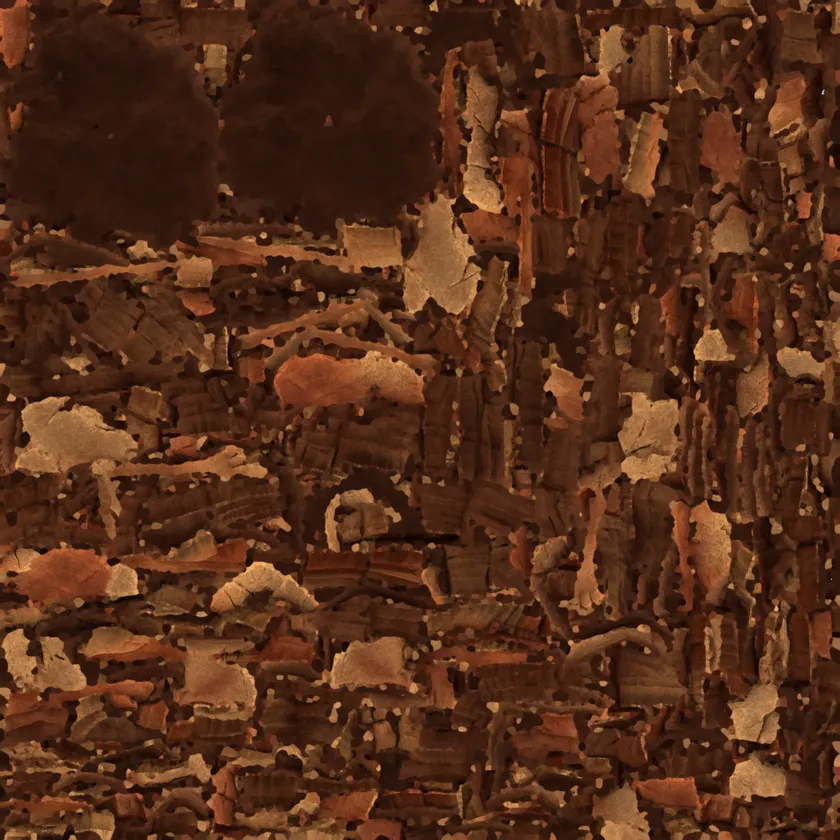
#> input picture assets/models/ai_boulder_hf_trellis2_Image_0.webp, 840 x 840 px, shrunk from 2048 x 2048 before the run
$ python pixel_snap.py ai_boulder ../../assets/models/ai_boulder_hf_trellis2_Image_0.webp
#> lines starting #> are read from the running program, lines starting #| are printed output that depends on the picture
"""Turn an AI-generated "pixel-art" image into a true pixel texture for the canyon A/B scene.

Image models draw pixel art with blocks of uneven size, slightly off-grid, soft edges and too many
colours. This tool:
  1. detects the drawn pixel grid (cell size and offset, separately for X and Y),
  2. samples one colour per cell (median of the cell's centre),
  3. reduces colours (adaptive, or onto a palette image you supply),
  4. handles transparency for sprites (existing alpha or a keyed background colour),
  5. derives a normal map (and an ORM map for the cobbles) from an aligned height image (--height)
     or, without one, from the pixel luminance,
  6. writes everything to assets/textures/pixel_ab/art/ with lossless Godot import settings and
     records the exact size in metres in manifest.json, so the A/B scene maps it at --density.
Then open the A/B scene (Developers Page -> HD-2D Pixel A/B) and press 4.

Examples (from the project root):
  C:/Python312/python.exe tools/python/pixel_snap.py strata  path/to/gpt_strata.png
  C:/Python312/python.exe tools/python/pixel_snap.py cobble  path/to/gpt_cobbles.png --colors 20
  C:/Python312/python.exe tools/python/pixel_snap.py bush_sage path/to/gpt_bush.png --key auto
  C:/Python312/python.exe tools/python/pixel_snap.py strata  in.png --dry-run      (only report the grid)
  C:/Python312/python.exe tools/python/pixel_snap.py strata  in.png --cell 7.5     (override detection)
  C:/Python312/python.exe tools/python/pixel_snap.py cobble  in.png --height in_height.png --set art_gpt

--painted is the B64 recipe for detailed painted images (not drawn as pixel art), which looked best in the
canyon: area-average the image down to --density texels per metre at the role's size (or --metres), then
map it onto the shared 48-colour goal palette (palette_preview.png, from the RPG goal image) so every
surface shares one set of colours. Grid detection is skipped.
  C:/Python312/python.exe tools/python/pixel_snap.py cobble painted.png --painted --height h.png --metres 3.2 3.2 --set art_look

Each --set folder (art, art_gpt, art_perchance, ...) is one selectable set in the A/B scene: press 4 again
to cycle through them. tools/python/smooth_texture.py processes the same image the high-resolution way
(sets named hr*, key 5) for a procedure-against-procedure comparison.

Roles and target sizes are listed in docs/PIXEL_TEXTURE_PROMPTS.md.
"""
import argparse
import json
from datetime import datetime, timezone
from pathlib import Path

import numpy as np
from PIL import Image

ROOT = Path(__file__).resolve().parents[2]
SETS = ROOT / "assets" / "textures" / "pixel_ab"
PREVIEWS = ROOT / "tmp" / "pixel_snap"
# The shared palette of the derived B64 set: 48 colours from the RPG goal image and the canyon art
# (tools/python/build_pixel_textures.py).
GOAL_PALETTE = SETS / "palette_preview.png"

# role -> (game file name, kind, extra maps, intended coverage in metres)
ROLES = {
    "strata": ("d_sandstone_strata_albedo.png", "texture", ["normal"], (2.0, 1.0)),
    "slate": ("d_basalt_cap_albedo.png", "texture", ["normal"], (1.0, 1.0)),
    "cobble": ("chatgpt_cobble_albedo.png", "texture", ["normal", "orm"], (3.0, 3.0)),
    "sand": ("hd2d_sand_albedo.png", "texture", ["normal"], (2.0, 2.0)),
    "dune": ("pure_dune_sand_albedo.png", "texture", ["normal"], (2.0, 2.0)),
    "boulder": ("d_boulder_rock_albedo.png", "texture", ["normal"], (1.0, 1.0)),
    "ai_boulder": ("chatgpt_sandstone_albedo.png", "texture", ["normal", "orm"], (1.5, 1.5)),
    "bush_cluster": ("hd2d_bush_cluster.png", "sprite", [], (0.9, 0.7)),
    "bush_sage": ("d_sage_bush_2.png", "sprite", [], (0.9, 0.7)),
}
IMPORT_STUB = """[remap]

importer="texture"
type="CompressedTexture2D"

[params]

compress/mode=0
mipmaps/generate=true
detect_3d/compress_to=0
"""


def edge_profile(rgb: np.ndarray, axis: int) -> np.ndarray:
    """Mean colour change between neighbouring columns (axis=1) or rows (axis=0)."""
    diff = np.abs(np.diff(rgb, axis=axis)).sum(axis=2)
    return diff.mean(axis=0 if axis == 1 else 1)


def detect_grid(profile: np.ndarray, min_cell: float, max_cell: float):
    """Find the cell size and offset whose boundaries capture the colour changes best.

    Score = share of the edge energy that falls within one pixel of the grid lines, minus the share of
    positions those lines cover. The true grid captures nearly all energy with few lines. Multiples of it
    miss boundaries; fractions of it cover more positions for no extra energy. Flat runs of colour (which
    hide many real boundaries) therefore do not pull the answer towards multiples.
    """
    n = profile.size
    energy = np.maximum(profile - np.median(profile), 0.0)
    total = energy.sum()
    if total <= 0:
        raise RuntimeError("image has no edges")
    best = (-1.0, min_cell, 0.0)
    for cell in np.arange(min_cell, max_cell + 1e-6, 0.02):
        for phase in np.arange(0.0, cell, 0.25):
            # A boundary before image column b is index b-1 of the diff profile.
            idx = np.round(np.arange(phase, n + 1, cell)).astype(int) - 1
            mask = np.zeros(n, bool)
            for offset in (-1, 0, 1):
                j = idx + offset
                mask[j[(j >= 0) & (j < n)]] = True
            score = energy[mask].sum() / total - mask.mean()
            if score > best[0]:
                best = (score, cell, phase)
    return float(best[1]), float(best[2]), float(best[0])


def first_line(phase: float, cell: float) -> float:
    """Earliest grid line, so the first cell is not lost when no edge marks the image border."""
    start = phase % cell
    return start - cell if start > cell * 0.5 else start


def sample_cells(rgba: np.ndarray, cell_x, phase_x, cell_y, phase_y) -> np.ndarray:
    h, w, _ = rgba.shape
    xs = np.arange(first_line(phase_x, cell_x), w - cell_x * 0.5, cell_x)
    ys = np.arange(first_line(phase_y, cell_y), h - cell_y * 0.5, cell_y)
    out = np.zeros((len(ys), len(xs), 4), dtype=np.uint8)
    mx, my = cell_x * 0.25, cell_y * 0.25
    for j, y0 in enumerate(ys):
        for i, x0 in enumerate(xs):
            ya, yb = max(int(round(y0 + my)), 0), min(int(round(y0 + cell_y - my)), h)
            xa, xb = max(int(round(x0 + mx)), 0), min(int(round(x0 + cell_x - mx)), w)
            block = rgba[ya:max(yb, ya + 1), xa:max(xb, xa + 1)]
            out[j, i] = np.median(block.reshape(-1, 4), axis=0)
    return out


def grid_fit(rgba: np.ndarray, cells: np.ndarray, cell_x, phase_x, cell_y, phase_y) -> float:
    """Share of cell interiors (away from the blurred boundaries) that match their cell's colour.

    True pixel art, even soft and JPEG-compressed, scores above about 0.9. A painted or photographic image
    scores far lower: the "grid" found in it is arbitrary and snapping it is only a resample.
    """
    rgb = rgba[:, :, :3].astype(float)
    h, w = rgb.shape[:2]
    x0, y0 = first_line(phase_x, cell_x), first_line(phase_y, cell_y)
    ix = np.clip(((np.arange(w) - x0) // cell_x).astype(int), 0, cells.shape[1] - 1)
    iy = np.clip(((np.arange(h) - y0) // cell_y).astype(int), 0, cells.shape[0] - 1)
    err = np.abs(cells[iy][:, ix, :3].astype(float) - rgb).mean(axis=2)
    fx, fy = (np.arange(w) - x0) % cell_x, (np.arange(h) - y0) % cell_y
    inner = ((fx > 1.5) & (fx < cell_x - 1.5))[None, :] & ((fy > 1.5) & (fy < cell_y - 1.5))[:, None]
    return float((err[inner] < 8).mean()) if inner.any() else 0.0


# [15 lines left out: function load_height, not called in this run]


def quantize(rgba: np.ndarray, colors: int, palette_path) -> np.ndarray:
    rgb = Image.fromarray(rgba[:, :, :3], "RGB")
    if palette_path:
        pal = Image.open(palette_path).convert("RGB").quantize(colors=256, method=Image.Quantize.MEDIANCUT)
        q = rgb.quantize(palette=pal, dither=Image.Dither.NONE)
    else:
        q = rgb.quantize(colors=colors, method=Image.Quantize.MEDIANCUT, kmeans=4, dither=Image.Dither.NONE)
    out = rgba.copy()
    out[:, :, :3] = np.asarray(q.convert("RGB"))
    return out


# [22 lines left out: functions key_alpha, trim, not called in this run]


def luminance(rgb: np.ndarray) -> np.ndarray:
    return (rgb[:, :, :3].astype(float) @ np.array([0.299, 0.587, 0.114])) / 255.0


def normal_map(h: np.ndarray, strength: float) -> np.ndarray:
    """Normal map from a 0..1 height field (luminance of the cells when there is no height image)."""
    dx = np.roll(h, -1, axis=1) - np.roll(h, 1, axis=1)
    dy = np.roll(h, -1, axis=0) - np.roll(h, 1, axis=0)
    n = np.dstack([-dx * strength, dy * strength, np.ones_like(h)])  # OpenGL / Godot convention (green up)
    n /= np.linalg.norm(n, axis=2, keepdims=True)
    return ((n * 0.5 + 0.5) * 255).round().astype(np.uint8)


def orm_map(h: np.ndarray) -> np.ndarray:
    lum = (h - h.min()) / max(h.max() - h.min(), 1e-6)
    ao = 0.45 + 0.55 * lum          # dark joints read as cavities
    rough = 0.95 - 0.4 * lum        # bright crowns a little smoother
    return (np.dstack([ao, rough, np.zeros_like(lum)]) * 255).round().astype(np.uint8)


def seam_ratio(rgb: np.ndarray, axis: int) -> float:
    a = rgb[:, :, :3].astype(float)
    inner = np.abs(np.diff(a, axis=axis)).mean()
    wrap = np.abs((a[:, 0] - a[:, -1]) if axis == 1 else (a[0] - a[-1])).mean()
    return wrap / max(inner, 1e-6)


def save_png(array: np.ndarray, path: Path, mode: str) -> None:
    path.parent.mkdir(parents=True, exist_ok=True)
    Image.fromarray(array, mode).save(path)
    stub = path.with_name(path.name + ".import")
    if not stub.exists():
        stub.write_text(IMPORT_STUB, encoding="utf-8", newline="\n")


def main() -> None:
    parser = argparse.ArgumentParser(description=__doc__, formatter_class=argparse.RawDescriptionHelpFormatter)
    parser.add_argument("role", choices=sorted(ROLES))
    parser.add_argument("image", type=Path)
    parser.add_argument("--density", type=float, default=64.0, help="texels per metre in the game (default 64)")
    parser.add_argument("--cell", type=float, help="force the drawn pixel size in source pixels (both axes)")
    parser.add_argument("--non-square", action="store_true",
                        help="keep separate X/Y cell sizes (default: pixels are square, the axis with long flat runs borrows the other's size)")
    parser.add_argument("--min-cell", type=float, default=2.0)
    parser.add_argument("--max-cell", type=float, default=32.0)
    parser.add_argument("--colors", type=int, default=24, help="colours after reduction (default 24)")
    parser.add_argument("--palette", type=Path, help="map onto the colours of this image instead")
    parser.add_argument("--key", default="auto", choices=["auto", "none", "green", "magenta", "white", "black"],
                        help="sprites: background colour to remove (default: corner colour); 'none' uses alpha")
    parser.add_argument("--key-threshold", type=float, default=70.0)
    parser.add_argument("--height", type=Path, help="grey height image aligned with the albedo (white = raised); "
                        "drives the normal and ORM maps instead of the luminance")
    parser.add_argument("--normal-strength", type=float, default=2.0)
    parser.add_argument("--set", default="art",
                        help="output folder under assets/textures/pixel_ab, starting with 'art' (default art)")
    parser.add_argument("--dry-run", action="store_true", help="only report the detected grid")
    parser.add_argument("--painted", action="store_true",
                        help="B64 recipe for detailed painted images: area-average to --density at the role's size, "
                             "goal palette (no grid detection)")
    parser.add_argument("--metres", type=float, nargs=2, metavar=("ALONG", "UP"),
                        help="--painted: area one repeat of the image covers (default: the role's size)")
    parser.add_argument("--wrap", type=int, default=0,
                        help="--painted: cosine cross-fade width in source pixels to make a non-tiling image tile")
    args = parser.parse_args()
    if not args.set.startswith("art"):
        parser.error("--set must start with 'art' (the A/B scene lists pixel sets by that prefix)")

    file_name, kind, extras, coverage = ROLES[args.role]
    source = Image.open(args.image).convert("RGBA")
#> source is the input picture: PIL image 840x840 RGBA; mean R, G, B, A 84.6, 45.6, 24.8, 254.8
    rgba = np.asarray(source)
    rgb = rgba[:, :, :3].astype(float)
    if args.painted:
        painted(args, source, file_name, kind, extras, coverage)
        return
    if args.cell:
        cell_x = cell_y = args.cell
        phase_x = detect_grid(edge_profile(rgb, 1), args.cell, args.cell)[1]
        phase_y = detect_grid(edge_profile(rgb, 0), args.cell, args.cell)[1]
        score_x = score_y = float("nan")
    else:
        profile_x, profile_y = edge_profile(rgb, 1), edge_profile(rgb, 0)
#> profile_x = 839 values, max 25.32 at index 751, min 5.5 at index 838, mean 13.81; profile_y = 839 values, max 27.78 at index 771, min 4.04 at index 154, mean 13.8
        cell_x, phase_x, score_x = detect_grid(profile_x, args.min_cell, args.max_cell)
#> in detect_grid, `energy = np.maximum(profile - np.median(profile), 0.0)`: energy = 839 values, max 12.03 at index 751, min 0 at index 0, mean 1.68
#> in detect_grid, `total = energy.sum()`: total = 1407.2
#> after the loop in detect_grid, `for cell in np.arange(min_cell, max_cell + 1e-6, 0.02):`: best = (0.0706, 4, 2.75)
#> cell_x = 4; phase_x = 2.75; score_x = 0.0706
        cell_y, phase_y, score_y = detect_grid(profile_y, args.min_cell, args.max_cell)
#> cell_y = 4; phase_y = 0.5; score_y = 0.0785
        small, large = sorted((cell_x, cell_y))
#> small = 4; large = 4
        ratio = large / small
#> ratio = 1
        if not args.non_square and ratio > 1.03 and abs(ratio - round(ratio)) < 0.06 * round(ratio):
            # One axis only shows every k-th boundary (flat runs). Use the finer cell on both axes.
            if cell_x > cell_y:
                cell_x, phase_x, score_x = detect_grid(profile_x, cell_y, cell_y)
            else:
                cell_y, phase_y, score_y = detect_grid(profile_y, cell_x, cell_x)
    cells = sample_cells(rgba, cell_x, phase_x, cell_y, phase_y)
#> in first_line, `start = phase % cell`: start = 2.75
#> in sample_cells, `xs = np.arange(first_line(phase_x, cell_x), w - cell_x * 0.5, cell_x)`: xs = 210 values from -1.25 to 834.8
#> in sample_cells, `ys = np.arange(first_line(phase_y, cell_y), h - cell_y * 0.5, cell_y)`: ys = 210 values from 0.5 to 836.5
#> in sample_cells, `mx, my = cell_x * 0.25, cell_y * 0.25`: mx = 1
#> the loop in sample_cells, `for j, y0 in enumerate(ys):` made 210 passes
#> y0 on passes 1 to 3: 0.5, 4.5, 8.5
#> after the loop in sample_cells, `for j, y0 in enumerate(ys):`:
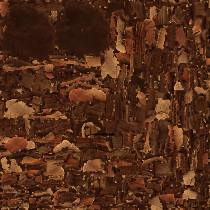
#> out: shape (210, 210, 4); mean of channels 0, 1, 2, 3 84.4, 45.3, 24.5, 254.7; transparent parts drawn white
    print(f"{args.image.name}: {source.width}x{source.height} px | drawn pixel {cell_x:.2f} x {cell_y:.2f} "
          f"(offset {phase_x:.2f}, {phase_y:.2f}; edge contrast {score_x:.2f}, {score_y:.2f}) -> "
          f"{cells.shape[1]} x {cells.shape[0]} cells")
#| ai_boulder_hf_trellis2_Image_0.webp: 840x840 px | drawn pixel 4.00 x 4.00 (offset 2.75, 0.50; edge contrast 0.07, 0.08) -> 210 x 210 cells
    fit = grid_fit(rgba, cells, cell_x, phase_x, cell_y, phase_y)
#> in grid_fit, `x0, y0 = first_line(phase_x, cell_x), first_line(phase_y, cell_y)`: x0 = -1.25; y0 = 0.5
#> in grid_fit, `ix = np.clip(((np.arange(w) - x0) // cell_x).astype(int), 0, cells.sha..`: ix = 840 values from 0 to 209
#> in grid_fit, `err = np.abs(cells[iy][:, ix, :3].astype(float) - rgb).mean(axis=2)`:
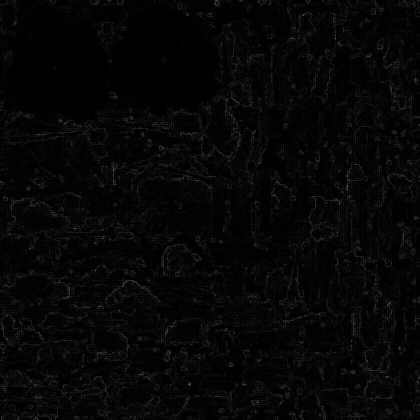
#> err: shape (840, 840) float64 (shown at 1/2 size); min 0, max 141, mean 6.1
#> in grid_fit, `fx, fy = (np.arange(w) - x0) % cell_x, (np.arange(h) - y0) % cell_y`: fx = 840 values, max 3.25 at index 2, min 0.25 at index 839, mean 1.75; fy = 840 values, max 3.5 at index 0, min 0.5 at index 837, mean 2
#> fit = 0.905
    print(f"Grid fit: {fit:.0%} of cell interiors are flat colour.")
#| Grid fit: 91% of cell interiors are flat colour.
    if fit < 0.85:
        print("WARNING: this image is not pixel art on a regular grid (below 85%). The snap below is only a "
              "resample and will look smeared. Regenerate as pixel art, or use tools/python/smooth_texture.py.")
        if kind == "texture" and not args.cell:
            # The detected cell is noise, so the size it implies is meaningless. Use square cells that make one
            # repeat cover the role's intended width instead (a plain downsample to --density).
            cell_x = cell_y = source.width / (coverage[0] * args.density)
            phase_x = phase_y = 0.0
            cells = sample_cells(rgba, cell_x, phase_x, cell_y, phase_y)
            print(f"Using the role's size instead: square cells of {cell_x:.2f} px -> "
                  f"{cells.shape[1]} x {cells.shape[0]} cells.")
    if kind == "texture":
        span = (cells.shape[1] / args.density, cells.shape[0] / args.density)
        print(f"At {args.density:g}/m one repeat covers {span[0]:.2f} x {span[1]:.2f} m "
              f"(intended about {coverage[0]:g} x {coverage[1]:g} m).")
#| At 64/m one repeat covers 3.28 x 3.28 m (intended about 1.5 x 1.5 m).
        ratios = (span[0] / coverage[0], span[1] / coverage[1])
        if max(ratios) > 1.6 or min(ratios) < 0.6:
            print("WARNING: everything drawn in the image (stones, beds, cracks) will appear that much larger or "
                  "smaller than designed. Check the feature size in the 3x3 preview, or regenerate.")
    if args.dry_run:
        return

    if kind == "sprite":
        cells = key_alpha(cells, args.key, args.key_threshold)
        cells = trim(cells)
    cells = quantize(cells, args.colors, args.palette)
    if kind == "sprite":
        cells[cells[:, :, 3] == 0, :3] = 0
    h, w = cells.shape[:2]
    metres = [round(w / args.density, 4), round(h / args.density, 4)]

    heights = None
    if args.height and kind == "texture":
        h_src = load_height(args.height, source.size, rgb)
        h_rgba = np.dstack([h_src, h_src, h_src, np.full_like(h_src, 255)]).astype(np.uint8)
        heights = sample_cells(h_rgba, cell_x, phase_x, cell_y, phase_y)[:, :, 0].astype(float) / 255.0
    relief = heights if heights is not None else luminance(cells)

    out_dir = SETS / args.set
    if kind == "sprite":
        save_png(cells, out_dir / file_name, "RGBA")
    else:
        save_png(np.ascontiguousarray(cells[:, :, :3]), out_dir / file_name, "RGB")
        if "normal" in extras:
            save_png(normal_map(relief, args.normal_strength), out_dir / file_name.replace("_albedo", "_normal"), "RGB")
        if "orm" in extras:
            save_png(orm_map(relief), out_dir / file_name.replace("_albedo", "_orm"), "RGB")
#> in orm_map, `lum = (h - h.min()) / max(h.max() - h.min(), 1e-6)`:
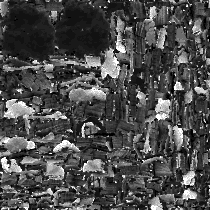
#> lum: shape (210, 210) float64; min 0, max 1, mean 0.3
#> in orm_map, `ao = 0.45 + 0.55 * lum`:
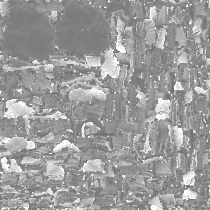
#> ao: shape (210, 210) float64; min 0.45, max 1, mean 0.615
#> in orm_map, `rough = 0.95 - 0.4 * lum`:
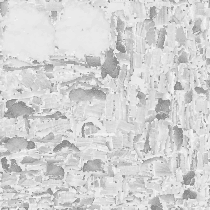
#> rough: shape (210, 210) float64; min 0.55, max 0.95, mean 0.83
#> in orm_map, `return (np.dstack([ao, rough, np.zeros_like(lum)]) * 255).round().asty..`:
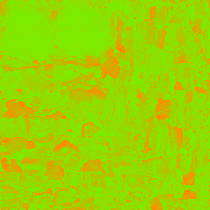
#> returned value: shape (210, 210, 3); mean of channels 0, 1, 2 156.7, 211.7, 0; drawn as R, G, B
        print(f"Seam ratio (wrap / inner change): X {seam_ratio(cells, 1):.2f}, Y {seam_ratio(cells, 0):.2f}. "
              "Above about 1.5 the repeat will show; fix the edges in Aseprite's tiled mode.")
#> in seam_ratio, `inner = np.abs(np.diff(a, axis=axis)).mean()`: inner = 11.43
#> in seam_ratio, `wrap = np.abs((a[:, 0] - a[:, -1]) if axis == 1 else (a[0] - a[-1])).m..`: wrap = 30.77
#| Seam ratio (wrap / inner change): X 2.69, Y 2.95. Above about 1.5 the repeat will show; fix the edges in Aseprite's tiled mode.

    manifest_path = out_dir / "manifest.json"
    manifest = json.loads(manifest_path.read_text(encoding="utf-8")) if manifest_path.exists() else {}
    manifest.setdefault("textures", {})[file_name] = {
        "role": args.role, "cells": [w, h], "density": args.density, "metres": metres,
        "procedure": "pixel_snap", "source": args.image.name, "height": args.height.name if heights is not None else None,
        "drawn_pixel": [round(cell_x, 2), round(cell_y, 2)], "grid_fit": round(fit, 3),
        "colors": len(np.unique(cells[:, :, :3].reshape(-1, 3), axis=0)),
        "updated": datetime.now(timezone.utc).strftime("%Y-%m-%d %H:%M UTC"),
    }
    manifest_path.write_text(json.dumps(manifest, indent=2) + "\n", encoding="utf-8", newline="\n")

    PREVIEWS.mkdir(parents=True, exist_ok=True)
    scale = max(1, 512 // max(w, h))
    big = Image.fromarray(cells).resize((w * scale, h * scale), Image.NEAREST)
    big.save(PREVIEWS / f"{args.role}_x{scale}.png")
    if kind == "texture":
        tile = Image.new("RGBA", (w * 3, h * 3))
#> tile: PIL image 630x630 RGBA; every value is 0
        for j in range(3):
            for i in range(3):
                tile.paste(Image.fromarray(cells), (i * w, j * h))
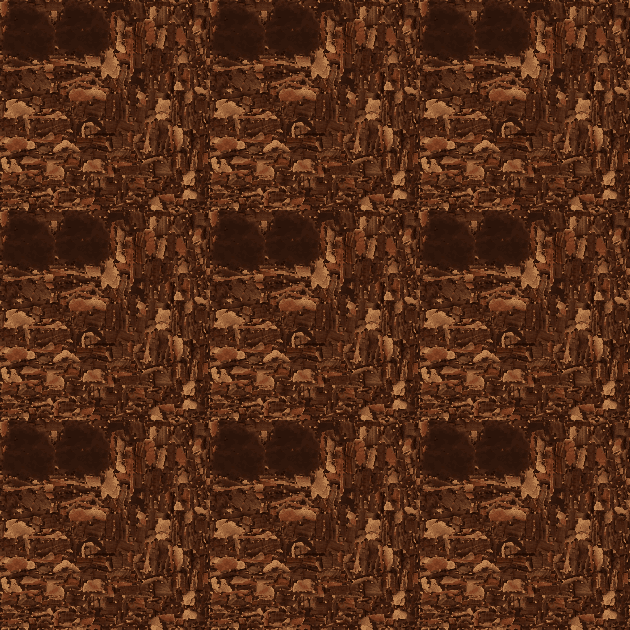
#> tile: PIL image 630x630 RGBA; mean R, G, B, A 84.2, 45.3, 24.5, 254.7; transparent parts drawn white
        tile.resize((w * 3 * max(1, scale // 2), h * 3 * max(1, scale // 2)), Image.NEAREST).save(PREVIEWS / f"{args.role}_3x3.png")
    print(f"Wrote {out_dir / file_name} ({w}x{h} texels = {metres[0]} x {metres[1]} m at {args.density:g}/m)"
          f" and previews in {PREVIEWS}.\nOpen the A/B scene and press 4 (again to cycle sets) until it shows '{args.set}'.")
#| Wrote assets/textures/pixel_ab/art/chatgpt_sandstone_albedo.png (210x210 texels = 3.2812 x 3.2812 m at 64/m) and previews in tmp/pixel_snap.
#| Open the A/B scene and press 4 (again to cycle sets) until it shows 'art'.


# [45 lines left out: function painted, not called in this run]


if __name__ == "__main__":
    main()
